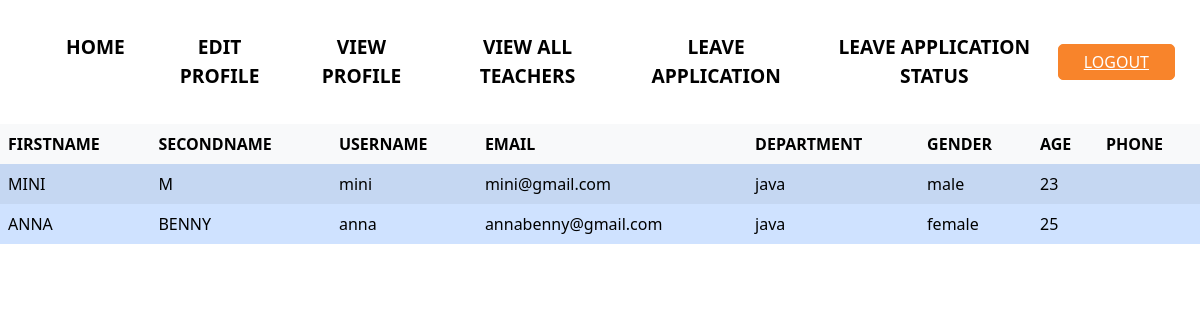
/teacherstudentview, run on the app's committed database.
### myapp/models.py (models this page shows)
class Student(models.Model):
    user=models.ForeignKey(User,on_delete=models.CASCADE)
    firstname=models.CharField(max_length=30)
    secondname=models.CharField(max_length=30)
    email=models.EmailField()
    department=models.CharField(max_length=20)
    gender=models.CharField(max_length=10)
    age=models.IntegerField()
    phoneno=models.IntegerField()
    cnpassword=models.CharField(max_length=30)

class User(AbstractUser):
    usertype=models.CharField(max_length=20)
    class Meta:
        db_table='usertable'

### myapp/views.py (the view)
# urls.py: path('teacherstudentview',views.teacherstudentview,name='teacherstudentview'),
def teacherstudentview(request):
    x=Student.objects.all()
    return render(request,'teacherstudentview.html',{'data':x})

### templates/teacherstudentview.html (shortened to what this page needs)
{% extends 'studentbase.html' %}
{% block student %}
<!doctype html>
<html lang="en">
    <head>
        <link
            href="https://cdn.jsdelivr.net/npm/bootstrap@5.3.2/dist/css/bootstrap.min.css"
            rel="stylesheet"
        />
    </head>
    <body>
       <div class="table-responsive">
        <table
            class="table table-striped table-hover table-borderless table-primary align-middle">
            <thead class="table-light">
                <tr>
                    <th>FIRSTNAME</th>
                    <th>SECONDNAME</th>
                    <th>USERNAME</th>
                    <th>EMAIL</th>
                    <th>DEPARTMENT</th>
                    <th>GENDER</th>
                    <th>AGE</th>
                    <th>PHONE</th>
                </tr>
            </thead>
            <tbody class="table-group-divider">
                {% for i in data %}
                <tr class="table-primary">
                    <td scope="row">{{i.firstname}}</td>
                    <td>{{i.secondname}}</td>
                    <td>{{i.user.username}}</td>
                    <td>{{i.email}}</td>
                    <td>{{i.department}}</td>
                    <td>{{i.gender}}</td>
                    <td>{{i.age}}</td>
                    <td>{{i.phone}}</td>
                </tr>
                {% endfor %}
            </tbody>
        </table>
       </div>
    </body>
</html>
{% endblock student %}

### static/css/studentstyle.css (style rules this page uses)
body { font-family: "Poppins", sans-serif; color: #0c0c0c; background-color: #ffffff; overflow-x: hidden; }

### data on the page
Student: firstname "MINI", secondname "M", user.username "mini", email "mini@gmail.com", department "java", gender "male", age "23"
Student: firstname "ANNA", secondname "BENNY", user.username "anna", email "annabenny@gmail.com", department "java", gender "female", age "25"
